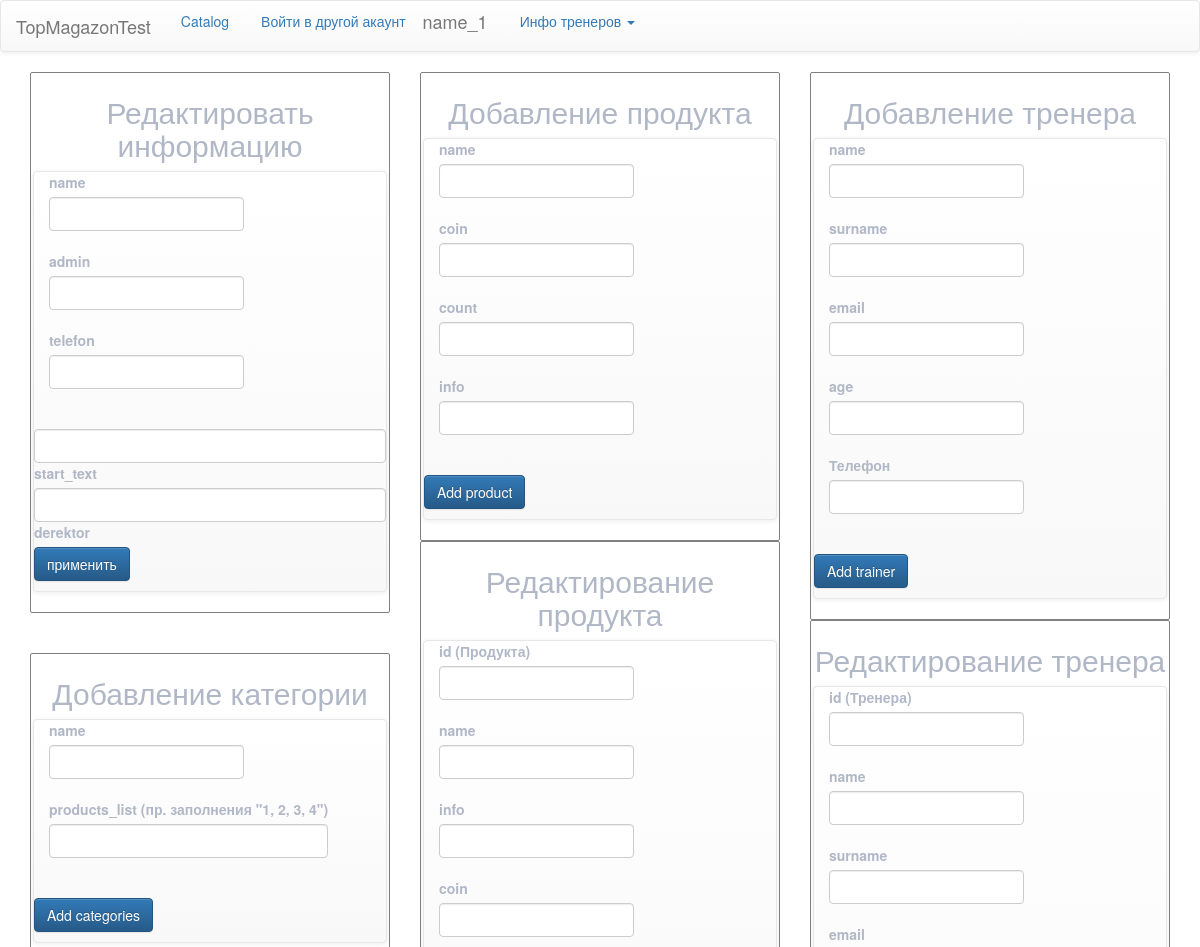
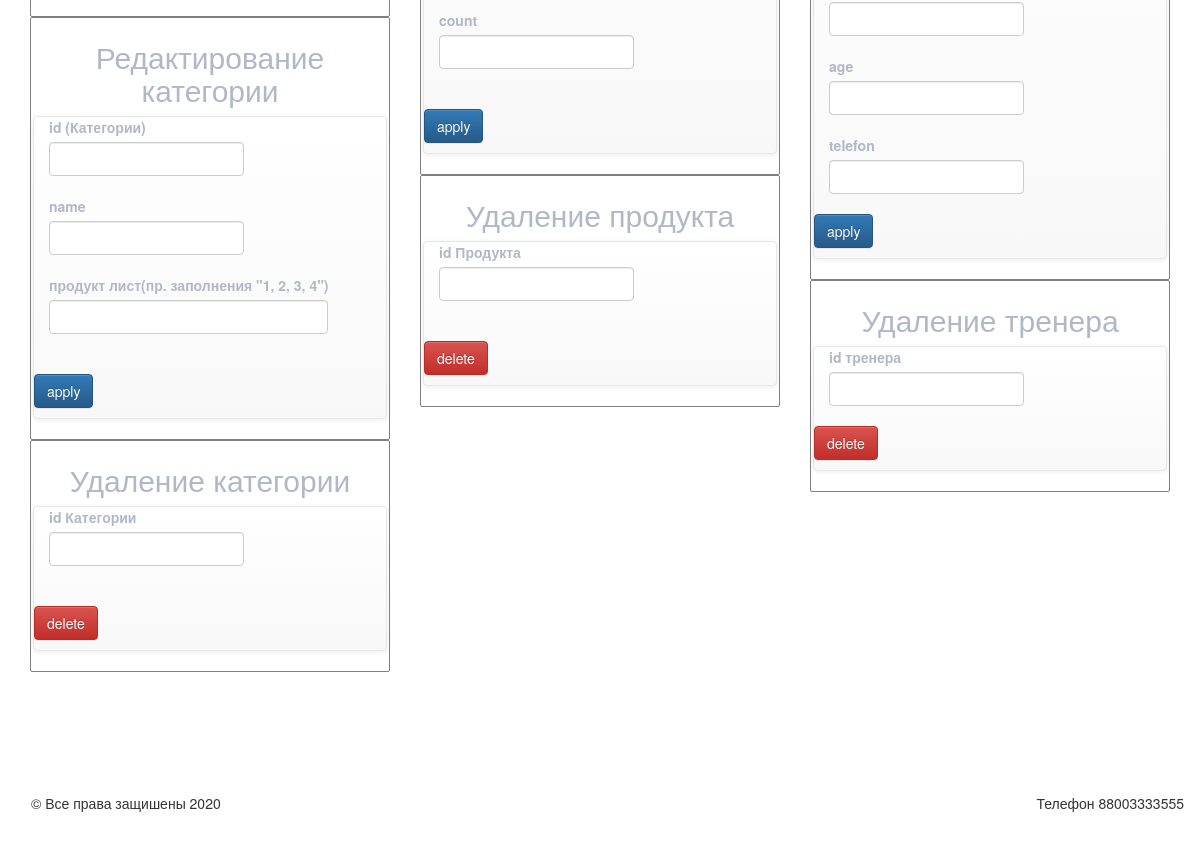
Screenshot of /admin1234567 (signed in) with the database file from the repository (2 pictures, top to bottom).
### data/INFORM.py (models this page shows)
class Info(SqlAlchemyBase, SerializerMixin):
    __tablename__ = 'inform'
    id = sqlalchemy.Column(sqlalchemy.Integer,
                           primary_key=True, autoincrement=True)
    name = sqlalchemy.Column(sqlalchemy.String, nullable=False, default='name')
    start_text = sqlalchemy.Column(sqlalchemy.String, nullable=False, default='start_text')
    telefon = sqlalchemy.Column(sqlalchemy.String, nullable=False, default='89999999')
    compan_img = sqlalchemy.Column(sqlalchemy.String, nullable=False, default='https://sun9-16.userapi.com/c856028/v856028901/202200/Epy2s3_x81I.jpg')
    admin = sqlalchemy.Column(sqlalchemy.String, nullable=False, default='admin')
    modified_date = sqlalchemy.Column(sqlalchemy.DateTime, default=datetime.datetime.now)
    derektor = sqlalchemy.Column(sqlalchemy.String, nullable=False, default='derektor')

### data/users.py (models this page shows, shortened)
class User(SqlAlchemyBase, UserMixin, SerializerMixin):
    __tablename__ = 'users'
    id = sqlalchemy.Column(sqlalchemy.Integer, primary_key=True, autoincrement=True)
    login = sqlalchemy.Column(sqlalchemy.String, nullable=False, unique=True)
    surname = sqlalchemy.Column(sqlalchemy.String, nullable=True)
    name = sqlalchemy.Column(sqlalchemy.String, nullable=True)
    age = sqlalchemy.Column(sqlalchemy.Integer, nullable=False)
    address = sqlalchemy.Column(sqlalchemy.String, nullable=False)
    my_img = sqlalchemy.Column(sqlalchemy.String, nullable=True,
                               default='https://sun9-16.userapi.com/c856028/v856028901/202200/Epy2s3_x81I.jpg')
    basket = sqlalchemy.Column(sqlalchemy.String, nullable=True, default='0')
    email = sqlalchemy.Column(sqlalchemy.String, unique=True, nullable=False)
    hashed_password = sqlalchemy.Column(sqlalchemy.String, nullable=False)
    modified_date = sqlalchemy.Column(sqlalchemy.DateTime, default=datetime.datetime.now)
    admin_chek = sqlalchemy.Column(sqlalchemy.Boolean, nullable=False, default=False)
    stories = orm.relation('Stories', back_populates='user')

### main.py (the view, shortened to what this page needs)
@app.route('/admin1234567', methods=['GET', 'POST'])
def adminka():
    global inform, TOKEN_ADMINKI
    categorid = pass_catal()[0]
    list_product = pass_catal()[1]
    id_treners = pass_treners()[0]
    message = None
    message_2 = None
    message_4 = None
    message_3 = None
    message_dop = None
    message_del = None
    message_prod = None
    message_prodel = None
    message_cate = None
    message_delcate = None
    redcate_form = RedcateForm()
    delcate_form = DelcateForm()
    delprod_form = DelprodForm()
    redprod_form = RedprodForm()
    form = InfoForm()
    form_product = ProductForm()
    form_trainer = TrainerForm()
    form_categories = CategoriesForm()
    redtren_form = RedtrenForm()
    deltren_form = DeltrenForm()
    return render_template('adminka.html', title='adminka', form=form, form_product=form_product, message=message,
                           message_2=message_2, message_3=message_3, message_4=message_4, form_trainer=form_trainer,
                           form_categories=form_categories, inform=inform, categorid=categorid,
                           list_product=list_product, message_dop=message_dop, redtren_form=redtren_form,
                           message_del=message_del, deltren_form=deltren_form, delprod_form=delprod_form,
                           redprod_form=redprod_form, message_prod=message_prod, message_prodel=message_prodel,
                           message_cate=message_cate, message_delcate=message_delcate, redcate_form=redcate_form,
                           delcate_form=delcate_form, id_treners=id_treners)

### templates/adminka.html (shortened to what this page needs)
{% extends "base.html" %}
{% block content %}
{% if current_user.is_authenticated %}
{% if current_user.admin_chek %}
    <div class="row">
        <div class="col-md-4">
    <form class="collapse navbar-collapse du_login" action="" method="post">
        <h2>Редактировать информацию</h2>
        <nav class="navbar navbar-default" role="navigation">
        <div class="collapse navbar-collapse" id="bs-example-navbar-collapse-1">
        <ul class="nav navbar-nav">
        <li>
            {{ form.name.label }}<br>
            {{ form.name(class="form-control") }}   <br>
            </li>
            <li>{{ form.admin.label }}
                {{ form.admin(class="form-control") }}  <br>
            </li>
            <li>{{ form.telefon.label }}<br>
            {{ form.telefon(class="form-control") }}   <br>
            </li>
        </ul></div>
            <br>
        {{ form.start_text(class="form-control du") }}{{ form.start_text.label }}
            {{ form.derektor(class="form-control") }}{{ form.derektor.label }}<br>
        <p>{{ form.submit(type="submit", class="btn btn-primary") }}</p>
        </nav>
    </form>
            <br><br>
            <form class="collapse navbar-collapse du_login" action="" method="post">
            <h2>Добавление категории</h2>
                <nav class="navbar navbar-default" role="navigation">
        <div class="collapse navbar-collapse" >
        <ul class="nav navbar-nav">
        <li>
            {{ form_categories.namecat.label }}<br>
            {{ form_categories.namecat(class="form-control") }}   <br>
            </li>
            <li>{{ form_categories.products.label }}
                {{ form_categories.products(class="form-control") }}  <br>
            </li>
        </ul></div>
            <br>
        <p>{{ form_categories.submit(type="submit", class="btn btn-primary") }}</p>
                </nav>
    </form>
    <form class="collapse navbar-collapse du_login" action="" method="post">
            <h2>Редактирование категории</h2>
                <nav class="navbar navbar-default" role="navigation">
        <div class="collapse navbar-collapse" >
        <ul class="nav navbar-nav">
        <li>
            {{ redcate_form.idcate.label }}<br>
            {{ redcate_form.idcate(class="form-control") }}   <br>
            </li>
            <li>
            {{ redcate_form.namecate.label }}<br>
            {{ redcate_form.namecate(class="form-control") }}   <br>
            </li>
            <li>{{ redcate_form.productcate.label }}
                {{ redcate_form.productcate(class="form-control") }}  <br>
            </li>
        </ul></div>
            <br>
        <p>{{ redcate_form.submitred(type="submit", class="btn btn-primary") }}</p>
                </nav>
    </form>
        <form class="collapse navbar-collapse du_login" action="" method="post">
            <h2>Удаление категории</h2>
                <nav class="navbar navbar-default" role="navigation">
        <div class="collapse navbar-collapse" >
        <ul class="nav navbar-nav">
            <li>
            {{ delcate_form.iddelcate.label }}<br>
            {{ delcate_form.iddelcate(class="form-control") }}   <br>
            </li>
        </ul></div>
            <br>
        <p>{{ delcate_form.submidelcate(type="submit", class="btn btn-danger") }}</p>
                </nav>
    </form>
        </div>
        <div class="col-md-4">
            <form class="collapse navbar-collapse du_login" action="" method="post">
            <h2>Добавление продукта</h2>
                <nav class="navbar navbar-default" role="navigation">
        <div class="collapse navbar-collapse" >
        <ul class="nav navbar-nav">
        <li>
            {{ form_product.nameprod.label }}<br>
            {{ form_product.nameprod(class="form-control") }}   <br>
            </li>
            <li>{{ form_product.coin.label }}
                {{ form_product.coin(class="form-control") }}  <br>
            {{ form_product.count.label }}
                {{ form_product.count(class="form-control") }}  <br>
            </li>
            <li>{{ form_product.info.label }}<br>
            {{ form_product.info(class="form-control") }}   <br>
            </li>
        </ul></div>
            <br>
        <p>{{ form_product.submit(type="submit", class="btn btn-primary") }}</p>
                </nav>
    </form>
<form class="collapse navbar-collapse du_login" action="" method="post">
            <h2>Редактирование продукта</h2>
                <nav class="navbar navbar-default" role="navigation">
        <div class="collapse navbar-collapse" >
        <ul class="nav navbar-nav">
            <li>
            {{ redprod_form.idd.label }}<br>
            {{ redprod_form.idd(class="form-control") }}   <br>
            </li>
            <li>{{ redprod_form.namep.label }}
                {{ redprod_form.namep(class="form-control") }}  <br>
            </li>
            <li>{{ redprod_form.infoo.label }}
                {{ redprod_form.infoo(class="form-control") }}  <br>
            </li>
            <li>{{ redprod_form.coins.label }}
                {{ redprod_form.coins(class="form-control") }}  <br>
            </li>
            <li>{{ redprod_form.counts.label }}
                {{ redprod_form.counts(class="form-control") }}  <br>
            </li>
        </ul></div>
            <br>
        <p>{{ redprod_form.submip(type="submit", class="btn btn-primary") }}</p>
                </nav>
    </form>
        <form class="collapse navbar-collapse du_login" action="" method="post">
            <h2>Удаление продукта</h2>
                <nav class="navbar navbar-default" role="navigation">
        <div class="collapse navbar-collapse" >
        <ul class="nav navbar-nav">
            <li>
            {{ delprod_form.idt.label }}<br>
            {{ delprod_form.idt(class="form-control") }}   <br>
            </li>
        </ul></div>
            <br>
        <p>{{ delprod_form.submidd(type="submit", class="btn btn-danger") }}</p>
                </nav>
    </form>
        </div>
        <div class="col-md-4">
            <form class="collapse navbar-collapse du_login" action="" method="post">
            <h2>Добавление тренера</h2>
                <nav class="navbar navbar-default" role="navigation">
        <div class="collapse navbar-collapse" >
        <ul class="nav navbar-nav">
        <li>
            {{ form_trainer.nametren.label }}<br>
            {{ form_trainer.nametren(class="form-control") }}   <br>
            </li>
            <li>{{ form_trainer.surname.label }}
                {{ form_trainer.surname(class="form-control") }}  <br>
            {{ form_trainer.email.label }}
                {{ form_trainer.email(class="form-control", type="email")}}  <br>
            </li>
            <li>{{ form_trainer.age.label }}<br>
            {{ form_trainer.age(class="form-control") }}   <br>
            </li>
            <li>{{ form_trainer.telefon.label }}<br>
            {{ form_trainer.telefon(class="form-control") }}   <br>
            </li>
        </ul></div>
            <br>
        <p>{{ form_trainer.submit(type="submit", class="btn btn-primary") }}</p>
                </nav>
    </form>
        <form class="collapse navbar-collapse du_login" action="" method="post">
            <h2>Редактирование тренера</h2>
        <nav class="navbar navbar-default" role="navigation">
        <div class="collapse navbar-collapse">
        <ul class="nav navbar-nav">
        <li>
            {{ redtren_form.id.label }}<br>
            {{ redtren_form.id(class="form-control") }}   <br>
            </li>
        </ul></div>
            <div class="collapse navbar-collapse">
        <ul class="nav navbar-nav">
        <li>
            {{ redtren_form.nam.label }}<br>
            {{ redtren_form.nam(class="form-control") }}   <br>
            </li>
        </ul></div>
            <div class="collapse navbar-collapse">
        <ul class="nav navbar-nav">
        <li>
            {{ redtren_form.surnam.label }}<br>
            {{ redtren_form.surnam(class="form-control") }}   <br>
            </li>
        </ul></div>
            <div class="collapse navbar-collapse">
        <ul class="nav navbar-nav">
        <li>
            {{ redtren_form.emai.label }}<br>
            {{ redtren_form.emai(class="form-control") }}   <br>
            </li>
        </ul></div>
            <div class="collapse navbar-collapse">
        <ul class="nav navbar-nav">
        <li>
            {{ redtren_form.ag.label }}<br>
            {{ redtren_form.ag(class="form-control") }}   <br>
            </li>
        </ul></div>
            <div class="collapse navbar-collapse">
        <ul class="nav navbar-nav">
        <li>
            {{ redtren_form.telefo.label }}<br>
            {{ redtren_form.telefo(class="form-control") }}   <br>
            </li>
        </ul></div>
        <p>{{ redtren_form.submi(type="submit", class="btn btn-primary") }}</p>
        </nav>
    </form>
    <form class="collapse navbar-collapse du_login" action="" method="post">
            <h2>Удаление тренера</h2>
        <nav class="navbar navbar-default" role="navigation">
        <div class="collapse navbar-collapse">
        <ul class="nav navbar-nav">
        <li>
            {{ deltren_form.id_trendelet.label }}<br>
            {{ deltren_form.id_trendelet(class="form-control") }}   <br>
            </li>
        </ul></div>
        <p>{{ deltren_form.submitt(type="submit", class="btn btn-danger") }}</p>
        </nav>
    </form>
        </div>
        </div>
{% else %}not admin chek{% endif %}
{% else %}not User log{% endif %}
{% endblock %}

### templates/base.html (shortened to what this page needs)
<!doctype html>
<html lang="en">
<head>
  <link rel="stylesheet" href="https://maxcdn.bootstrapcdn.com/bootstrap/3.3.7/css/bootstrap.min.css">
  <link rel="stylesheet" href="https://maxcdn.bootstrapcdn.com/bootstrap/3.3.7/css/bootstrap-theme.min.css">
    <link rel="stylesheet" type="text/css" href='/static/css/style.css' />
</head>
<body style="background-attachment:fixed" topmargin="0">
<nav class="navbar navbar-default" role="navigation">
    <div class="container-fluid">
      <div class="navbar-header">
        <a class="navbar-brand" href="/">{{inform.name}}</a>
      </div>
    {% if current_user.is_authenticated %}
        <div class="collapse navbar-collapse" id="bs-example-navbar-collapse-1">
            <div class="container">
  <ul class="nav nav-pills" role="tablist">
    <li><a href="#home" role="tab" data-toggle="pill">Catalog</a></li>
      <li><a href="/login">Войти в другой акаунт</a></li>
      <li><a class="nav navbar-brand" href="/profile/{{inform.id}}">{{ current_user.name }}</a></li>
      <li class="dropdown">
            <a href="#" class="dropdown-toggle" data-toggle="dropdown">Инфо тренеров <b class="caret"></b></a>
            </li>
  </ul>
{% endif %}
</nav>
<main role="main" class="container">
    {% block content %}{% endblock %}
</main>
<br><br><br><br><br><br>
<nav class="navbar" role="navigation">
    <div class="container-fluid">
<div class="collapse navbar-collapse" >
    <ul class="nav navbar-nav">
        <li><footer>&copy; Все права защишены 2020</footer></li>
        </ul>
    <ul class="nav navbar-nav navbar-right">
        <li><footer>Телефон {{inform.telefon}}</footer></li>
        </ul>
</div>
      </div>
</nav>
</body>
</html>

### rows the page displays
Info: name "TopMagazonTest", telefon "88003333555"
User: name "name_1"

### other values shown
{{ redcate_form.idcate.label }} "id (Категории)"
{{ redcate_form.namecate.label }} "name"
{{ redcate_form.productcate.label }} "продукт лист(пр. заполнения \"1, 2, 3, 4\")"
{{ delcate_form.iddelcate.label }} "id Категории"
{{ redprod_form.idd.label }} "id (Продукта)"
{{ redprod_form.namep.label }} "name"
{{ redprod_form.infoo.label }} "info"
{{ redprod_form.coins.label }} "coin"
{{ redprod_form.counts.label }} "count"
{{ delprod_form.idt.label }} "id Продукта"
{{ redtren_form.id.label }} "id (Тренера)"
{{ redtren_form.nam.label }} "name"
{{ redtren_form.surnam.label }} "surname"
{{ redtren_form.emai.label }} "email"
{{ redtren_form.ag.label }} "age"
